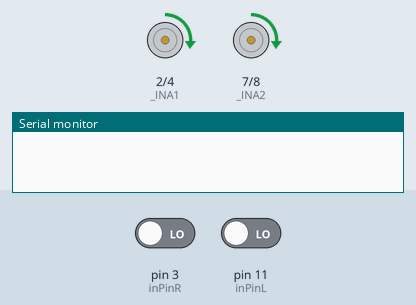
The sketch below on a simulated Arduino Uno, built with avr-gcc and run on an emulated ATmega328P. Parts: motor-driver pin pairs drawn as motors (green arrow = first pin HIGH = forward, orange = second pin HIGH = backward, longer = more drive, scaled by the enable pin), the last lines printed to the serial monitor. Inputs (shaded band) come from the test bench; at power-on: pin 3 (inPinR) LOW, pin 11 (inPinL) LOW.

Above: at 1.2 s.
1.3 s: pin 3 (inPinR) driven HIGH
At 4.0 s:
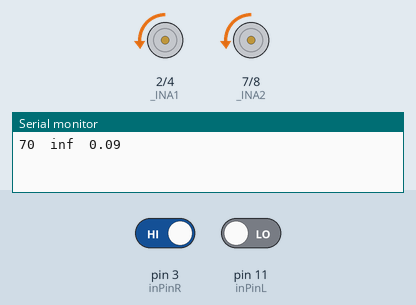
4.3 s: pin 11 (inPinL) driven HIGH
At 20.6 s:
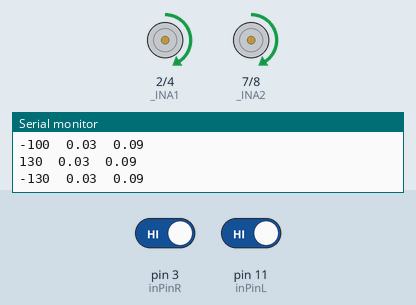
Timing chart, 0 to 23.9 s (numbered marks = the images above; inputs shaded):
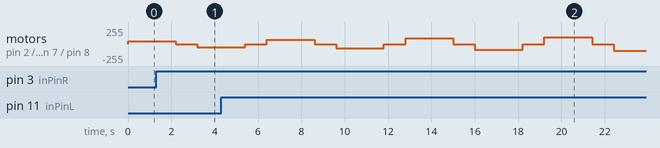

The sketch:

PieceWiseGenerator.ino
```cpp
#include "DualVNH5019MotorShield.h"
#include "PinChangeInt.h"
//#include <avr/interrupt.h>

DualVNH5019MotorShield md;
int inPinL = 11; // 3-> right   11-> left
int inPinR = 3;
volatile unsigned long time0_R,time1_R,time0_L,time1_L=0;
volatile double constant = 106714.09515, L=0, R=0;
int input=0, startValue = 70, increment = 30;
int FL[30], FR[30], BL[30], BR[30];
int index = 0;

void stopIfFault()
{
  if (md.getM1Fault())
  {
    Serial.println("M1 fault");
    while(1);
  }
  if (md.getM2Fault())
  {
    Serial.println("M2 fault");
    while(1);
  }
}

void Interrupt_L(void)
{
    time1_L = time0_L;
    time0_L = micros();
}
void Interrupt_R(void)
{
    time1_R = time0_R;
    time0_R = micros();
}

void setup()
{
  Serial.begin(9600);
  Serial.setTimeout(50);
  md.init();
  PCintPort::attachInterrupt(inPinL,Interrupt_L,RISING);
  PCintPort::attachInterrupt(inPinR,Interrupt_R,RISING);
  md.setSpeeds(input,input);
  input = startValue;
}


void loop()
{
    if (input <= 400){
        md.setSpeeds(input,input);
        delay(2000);    //start motor
        noInterrupts();
        L = constant/(time0_L-time1_L);
        R = constant/(time0_R-time1_R);
        interrupts();
        for (int i = 0;i<10;i++)
          sample();
        md.setSpeeds(0,0);
        L/=10;
        R/=10;
        Serial.print(input);Serial.print("\t");Serial.print(L);Serial.print("\t");Serial.println(R);


        if (input > 0){
          FL[index] = L;
          FR[index] = R;
          input *= (-1);
          }
        else{
          BL[index] = L;
          BR[index] = R;
          input -= increment;
          input *= (-1);
          index++;
        }
        delay(1000);
    }
    else{
      Serial.println("Done");
      while(1);
    }
}
void sample(){
    noInterrupts();
    L += constant/(time0_L-time1_L);
    R += constant/(time0_R-time1_R);
    interrupts();
    delay(20);    //sample
}
```

DualVNH5019MotorShield.cpp
```cpp
#include "DualVNH5019MotorShield.h"

// Constructors ////////////////////////////////////////////////////////////////

DualVNH5019MotorShield::DualVNH5019MotorShield()
{
  //Pin map
  _INA1 = 2;
  _INB1 = 4;
  _EN1DIAG1 = 6;
  _CS1 = A0;
  _INA2 = 7;
  _INB2 = 8;
  _EN2DIAG2 = 12;
  _CS2 = A1;
}

DualVNH5019MotorShield::DualVNH5019MotorShield(unsigned char INA1, unsigned char INB1, unsigned char EN1DIAG1, unsigned char CS1,
                                               unsigned char INA2, unsigned char INB2, unsigned char EN2DIAG2, unsigned char CS2)
{
  //Pin map
  //PWM1 and PWM2 cannot be remapped because the library assumes PWM is on timer1
  _INA1 = INA1;
  _INB1 = INB1;
  _EN1DIAG1 = EN1DIAG1;
  _CS1 = CS1;
  _INA2 = INA2;
  _INB2 = INB2;
  _EN2DIAG2 = EN2DIAG2;
  _CS2 = CS2;
}

// Public Methods //////////////////////////////////////////////////////////////
void DualVNH5019MotorShield::init()
{
// Define pinMode for the pins and set the frequency for timer1.

  pinMode(_INA1,OUTPUT);
  pinMode(_INB1,OUTPUT);
  pinMode(_PWM1,OUTPUT);
  pinMode(_EN1DIAG1,INPUT);
  pinMode(_CS1,INPUT);
  pinMode(_INA2,OUTPUT);
  pinMode(_INB2,OUTPUT);
  pinMode(_PWM2,OUTPUT);
  pinMode(_EN2DIAG2,INPUT);
  pinMode(_CS2,INPUT);
  #if defined(__AVR_ATmega168__)|| defined(__AVR_ATmega328P__) || defined(__AVR_ATmega32U4__)
  // Timer 1 configuration
  // prescaler: clockI/O / 1
  // outputs enabled
  // phase-correct PWM
  // top of 400
  //
  // PWM frequency calculation
  // 16MHz / 1 (prescaler) / 2 (phase-correct) / 400 (top) = 20kHz
  TCCR1A = 0b10100000;
  TCCR1B = 0b00010001;
  ICR1 = 400;
  #endif
}
// Set speed for motor 1, speed is a number betwenn -400 and 400
void DualVNH5019MotorShield::setM1Speed(int speed)
{
  unsigned char reverse = 0;

  if (speed < 0)
  {
    speed = -speed;  // Make speed a positive quantity
    reverse = 1;  // Preserve the direction
  }
  if (speed > 400)  // Max PWM dutycycle
    speed = 400;
  #if defined(__AVR_ATmega168__)|| defined(__AVR_ATmega328P__) || defined(__AVR_ATmega32U4__)
  OCR1A = speed;
  #else
  analogWrite(_PWM1,speed * 51 / 80); // default to using analogWrite, mapping 400 to 255
  #endif
  if (speed == 0)
  {
    digitalWrite(_INA1,LOW);   // Make the motor coast no
    digitalWrite(_INB1,LOW);   // matter which direction it is spinning.
  }
  else if (reverse)
  {
    digitalWrite(_INA1,LOW);
    digitalWrite(_INB1,HIGH);
  }
  else
  {
    digitalWrite(_INA1,HIGH);
    digitalWrite(_INB1,LOW);
  }
}

// Set speed for motor 2, speed is a number betwenn -400 and 400
void DualVNH5019MotorShield::setM2Speed(int speed)
{
  unsigned char reverse = 0;

  if (speed < 0)
  {
    speed = -speed;  // make speed a positive quantity
    reverse = 1;  // preserve the direction
  }
  if (speed > 400)  // Max
    speed = 400;
  #if defined(__AVR_ATmega168__)|| defined(__AVR_ATmega328P__) || defined(__AVR_ATmega32U4__)
  OCR1B = speed;
  #else
  analogWrite(_PWM2,speed * 51 / 80); // default to using analogWrite, mapping 400 to 255
  #endif
  if (speed == 0)
  {
    digitalWrite(_INA2,LOW);   // Make the motor coast no
    digitalWrite(_INB2,LOW);   // matter which direction it is spinning.
  }
  else if (reverse)
  {
    digitalWrite(_INA2,LOW);
    digitalWrite(_INB2,HIGH);
  }
  else
  {
    digitalWrite(_INA2,HIGH);
    digitalWrite(_INB2,LOW);
  }
}

// Set speed for motor 1 and 2
void DualVNH5019MotorShield::setSpeeds(int m1Speed, int m2Speed)
{
  setM1Speed(m1Speed);
  setM2Speed(m2Speed);
}

// Brake motor 1, brake is a number between 0 and 400
void DualVNH5019MotorShield::setM1Brake(int brake)
{
  // normalize brake
  if (brake < 0)
  {
    brake = -brake;
  }
  if (brake > 400)  // Max brake
    brake = 400;
  digitalWrite(_INA1, LOW);
  digitalWrite(_INB1, LOW);
  #if defined(__AVR_ATmega168__)|| defined(__AVR_ATmega328P__) || defined(__AVR_ATmega32U4__)
  OCR1A = brake;
  #else
  analogWrite(_PWM1,brake * 51 / 80); // default to using analogWrite, mapping 400 to 255
  #endif
}

// Brake motor 2, brake is a number between 0 and 400
void DualVNH5019MotorShield::setM2Brake(int brake)
{
  // normalize brake
  if (brake < 0)
  {
    brake = -brake;
  }
  if (brake > 400)  // Max brake
    brake = 400;
  digitalWrite(_INA2, LOW);
  digitalWrite(_INB2, LOW);
  #if defined(__AVR_ATmega168__)|| defined(__AVR_ATmega328P__) || defined(__AVR_ATmega32U4__)
  OCR1B = brake;
  #else
  analogWrite(_PWM2,brake * 51 / 80); // default to using analogWrite, mapping 400 to 255
  #endif
}

// Brake motor 1 and 2, brake is a number between 0 and 400
void DualVNH5019MotorShield::setBrakes(int m1Brake, int m2Brake)
{
  setM1Brake(m1Brake);
  setM2Brake(m2Brake);
}

// Return motor 1 current value in milliamps.
unsigned int DualVNH5019MotorShield::getM1CurrentMilliamps()
{
  // 5V / 1024 ADC counts / 144 mV per A = 34 mA per count
  return analogRead(_CS1) * 34;
}

// Return motor 2 current value in milliamps.
unsigned int DualVNH5019MotorShield::getM2CurrentMilliamps()
{
  // 5V / 1024 ADC counts / 144 mV per A = 34 mA per count
  return analogRead(_CS2) * 34;
}

// Return error status for motor 1
unsigned char DualVNH5019MotorShield::getM1Fault()
{
  return !digitalRead(_EN1DIAG1);
}

// Return error status for motor 2
unsigned char DualVNH5019MotorShield::getM2Fault()
{
  return !digitalRead(_EN2DIAG2);
}
```

DualVNH5019MotorShield.h
```cpp
#ifndef DualVNH5019MotorShield_h
#define DualVNH5019MotorShield_h

#include <Arduino.h>

class DualVNH5019MotorShield
{
  public:
    // CONSTRUCTORS
    DualVNH5019MotorShield(); // Default pin selection.
    DualVNH5019MotorShield(unsigned char INA1, unsigned char INB1, unsigned char EN1DIAG1, unsigned char CS1,
                           unsigned char INA2, unsigned char INB2, unsigned char EN2DIAG2, unsigned char CS2); // User-defined pin selection.

    // PUBLIC METHODS
    void init(); // Initialize TIMER 1, set the PWM to 20kHZ.
    void setM1Speed(int speed); // Set speed for M1.
    void setM2Speed(int speed); // Set speed for M2.
    void setSpeeds(int m1Speed, int m2Speed); // Set speed for both M1 and M2.
    void setM1Brake(int brake); // Brake M1.
    void setM2Brake(int brake); // Brake M2.
    void setBrakes(int m1Brake, int m2Brake); // Brake both M1 and M2.
    unsigned int getM1CurrentMilliamps(); // Get current reading for M1.
    unsigned int getM2CurrentMilliamps(); // Get current reading for M2.
    unsigned char getM1Fault(); // Get fault reading from M1.
    unsigned char getM2Fault(); // Get fault reading from M2.

  private:
    unsigned char _INA1;
    unsigned char _INB1;
    static const unsigned char _PWM1 = 9;
    unsigned char _EN1DIAG1;
    unsigned char _CS1;
    unsigned char _INA2;
    unsigned char _INB2;
    static const unsigned char _PWM2 = 10;
    unsigned char _EN2DIAG2;
    unsigned char _CS2;

};

#endif
```
